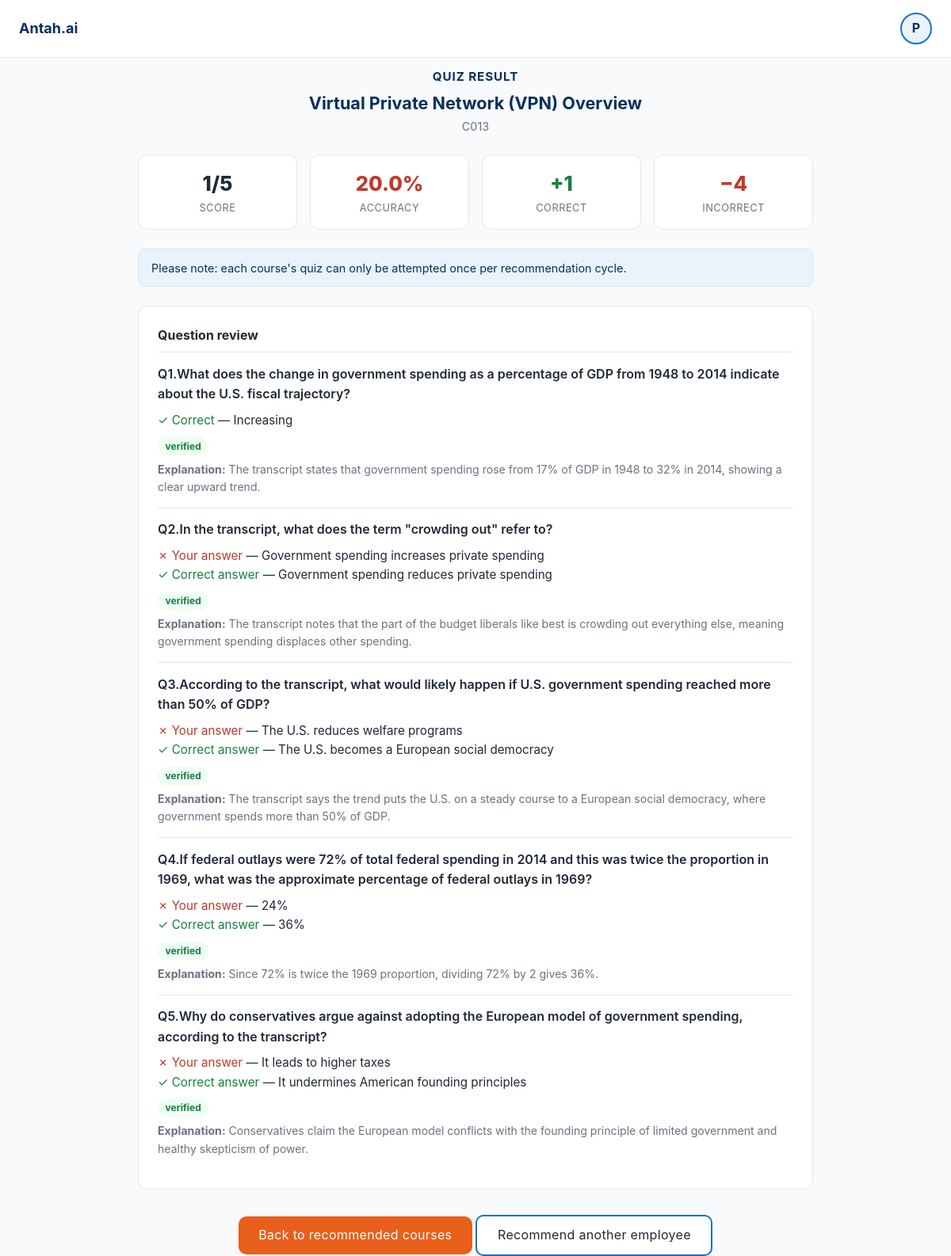
Screenshot of /quiz/6/results (signed in) with the database file from the repository.
### tables this page shows
CREATE TABLE quiz_attempts (
                id INTEGER PRIMARY KEY AUTOINCREMENT,
                user_id INTEGER NOT NULL REFERENCES users(id),
                submission_id INTEGER NOT NULL REFERENCES submissions(id),
                course_id TEXT NOT NULL,
                course_title TEXT NOT NULL,
                source_link TEXT,
                status TEXT NOT NULL DEFAULT 'generating',
                error TEXT,
                quiz TEXT,
                answers TEXT,
                score INTEGER,
                total INTEGER,
                accuracy REAL,
                created_at TEXT NOT NULL,
                finished_at TEXT
            );

### app.py (the view)
@app.route("/quiz/<int:attempt_id>/results")
@login_required
def quiz_results(attempt_id: int):
    attempt = _owned_attempt(attempt_id)
    if attempt["status"] != "graded":
        return redirect(url_for("quiz_attempt", attempt_id=attempt_id))
    review = db.graded_review(attempt_id) or {
        "score": 0, "total": 0, "accuracy": 0.0, "details": []
    }
    return render_template(
        "quiz_results.html",
        attempt=attempt,
        review=review,
        notice=settings.ONE_ATTEMPT_NOTICE,
    )

### app.py (called while the page is built)
@app.context_processor
def inject_user() -> dict:
    return {"current_user": session.get("username", "")}

def login_required(view):
    @wraps(view)
    def wrapped(*args, **kwargs):
        if "user_id" not in session:
            return redirect(url_for("login"))
        return view(*args, **kwargs)
    return wrapped

def _require_user() -> int:
    return int(session.get("user_id", 0))

def _owned_attempt(attempt_id: int) -> dict:
    attempt = db.get_attempt(attempt_id)
    if not attempt or attempt["user_id"] != _require_user():
        abort(404)
    return attempt

### db.py (called while the page is built)
def connect() -> sqlite3.Connection:
    conn = sqlite3.connect(DB_PATH)
    conn.row_factory = sqlite3.Row
    conn.execute("PRAGMA foreign_keys = ON")
    return conn

def get_attempt(attempt_id: int) -> dict | None:
    with closing(connect()) as conn:
        row = conn.execute(
            "SELECT * FROM quiz_attempts WHERE id = ?", (attempt_id,)
        ).fetchone()
    return dict(row) if row else None

def graded_review(attempt_id: int) -> dict | None:
    attempt = get_attempt(attempt_id)
    if not attempt or attempt.get("status") != "graded":
        return None
    try:
        quiz = json.loads(attempt["quiz"]) if attempt.get("quiz") else []
        answers = json.loads(attempt["answers"]) if attempt.get("answers") else {}
    except json.JSONDecodeError:
        return None
    details, score, total, accuracy = _score_answers(answers, quiz)
    return {"score": score, "total": total, "accuracy": accuracy, "details": details}

### templates/quiz_results.html (shortened to what this page needs)
{% extends 'base.html' %}
{% block content %}
<div class="center mb-1">
  <div class="section-title" style="margin:.75rem 0 .25rem;">Quiz Result</div>
  <h1 style="font-size:1.35rem; color:var(--brand-deep);">{{ attempt.course_title }}</h1>
  <p class="subtle" style="font-size:.9rem;">{{ attempt.course_id }}</p>
</div>
<div class="stats">
  <div class="stat">
    <div class="v {{ 'good' if review.score == review.total else ('bad' if review.score == 0 else '') }}">{{ review.score }}/{{ review.total }}</div>
    <div class="l">Score</div>
  </div>
  <div class="stat">
    <div class="v {{ 'good' if review.accuracy >= 60 else 'bad' }}">{{ "%.1f"|format(review.accuracy) }}%</div>
    <div class="l">Accuracy</div>
  </div>
  <div class="stat">
    <div class="v good">+{{ review.score }}</div>
    <div class="l">Correct</div>
  </div>
  <div class="stat">
    <div class="v bad">−{{ review.total - review.score }}</div>
    <div class="l">Incorrect</div>
  </div>
</div>
<div class="notice mb-3" style="font-size:.9rem;">{{ notice }}</div>
<div class="panel review" style="padding:1.5rem;">
  <h2 style="font-size:1rem; margin-bottom:.5rem;">Question review</h2>
  {% for d in review.details %}
  <div class="item">
    <p style="font-weight:600; margin-bottom:.5rem;">
      <span class="qid">Q{{ loop.index }}.</span>{{ d.question }}
    </p>
    {% if d.is_correct %}
      <p style="font-size:.95rem;"><span class="user-a ok">✓ Correct</span> — {{ d.selected_answer }}</p>
    {% else %}
      {% if d.selected_answer %}
      <p style="font-size:.95rem;"><span class="user-a">✗ Your answer</span> — {{ d.selected_answer }}</p>
      {% endif %}
      <p style="font-size:.95rem;"><span class="user-a ok">✓ Correct answer</span> — {{ d.correct_answer }}</p>
    {% endif %}
    {% set vstatus = d.verification_status or 'unverified' %}
    <p class="mt-1" style="font-size:.85rem;">
      {% if vstatus == 'verified' %}<span class="pill verified">verified</span>
      {% elif vstatus == 'flagged' %}<span class="pill flagged">flagged</span>
      {% else %}<span class="pill unverified">unverified</span>{% endif %}
    </p>
    {% if d.explanation %}
    <p class="subtle" style="font-size:.88rem; margin-top:.4rem;"><b>Explanation:</b> {{ d.explanation }}</p>
    {% endif %}
  </div>
  {% endfor %}
</div>
<div class="center mt-4 mb-4">
  <a class="btn btn-primary" href="{{ url_for('submission_results', submission_id=attempt.submission_id) }}">
    Back to recommended courses
  </a>
  <a class="btn btn-outline" href="{{ url_for('recommendation') }}">Recommend another employee</a>
</div>
{% endblock %}

### static/css/style.css (style rules this page uses)
:root { --ground: #F8FAFC; --ink: #1F2937; --ink-dim: #6B7280; --border: #E5E7EB; --card: #FFFFFF; --brand: #1573C9; --brand-deep: #06305C; --accent: #E85F1C; --accent-hover: #F2751F; --success: #15803D; --warning: #D97706; --danger: #C0392B; --red-50: #FDECEC; --blue-50: #EAF3FC; --radius: 12px; }
* { margin: 0; padding: 0; box-sizing: border-box; }
body { background: var(--ground); color: var(--ink); font: 400 16px/1.6 -apple-system, BlinkMacSystemFont, "Segoe UI", Roboto, sans-serif; -webkit-font-smoothing: antialiased; min-height: 100vh; }
a { color: var(--brand); text-decoration: none; }
.btn { display: inline-block; padding: .7rem 1.6rem; border: none; cursor: pointer; font: 600 .95rem/1 inherit; letter-spacing: .02em; text-transform: none; border-radius: 10px; transition: background .15s ease, transform .05s ease; text-decoration: none; }
.btn-primary { background: var(--accent); color: #fff; }
.btn-outline { background: #fff; color: var(--ink); border: 2px solid var(--brand); }
.panel { background: var(--card); border: 1px solid var(--border); border-radius: var(--radius); }
.subtle { color: var(--ink-dim); }
.center { text-align: center; }
.mt-1 { margin-top: .5rem; }
.mt-4 { margin-top: 2rem; }
.mb-1 { margin-bottom: .5rem; }
.mb-3 { margin-bottom: 1.5rem; }
.notice { background: var(--blue-50); border: 1px solid #cfe6fb; color: var(--brand-deep); border-radius: 9px; padding: .7rem 1rem; font-size: .875rem; }
.section-title { font-size: .95rem; font-weight: 700; text-transform: uppercase; letter-spacing: .06em; color: var(--brand-deep); margin: 1.75rem 0 .75rem; }
.stats { display: grid; grid-template-columns: repeat(auto-fit, minmax(140px, 1fr)); gap: 1rem; margin: 1.5rem 0; }
.stat { background: #fff; border: 1px solid var(--border); border-radius: var(--radius); padding: 1rem; text-align: center; }
.stat .v { font-size: 1.6rem; font-weight: 800; }
.stat .l { font-size: .8rem; color: var(--ink-dim); text-transform: uppercase; letter-spacing: .04em; }
.v.good { color: var(--success); }
.v.bad { color: var(--danger); }
.review .item { border-top: 1px solid var(--border); padding: .9rem 0; }
.review .user-a { color: var(--danger); }
.review .user-a.ok { color: var(--success); }
.pill { display: inline-block; padding: .15rem .6rem; border-radius: 999px; font-size: .75rem; font-weight: 700; }
.pill.verified { background: #f0fdf4; color: var(--success); }

### rows the page displays
quiz_attempts: course_title "Virtual Private Network (VPN) Overview", course_id "C013"

### other values shown
{{ current_user[0]|upper }} "P"
{{ review.score }} "1"
{{ review.total }} "5"
{{ "%.1f"|format(review.accuracy) }} "20.0"
{{ review.total - review.score }} "4"
{{ notice }} "Please note: each course's quiz can only be attempted once per recommendation cycle."
{{ d.question }} "What does the change in government spending as a percentage of GDP from 1948 to 2014 indicate about the U.S. fiscal trajectory?" "In the transcript, what does the term \"crowding out\" refer to?" "According to the transcript, what would likely happen if U.S. government spending reached more than 50% of GDP?" "If federal outlays were 72% of total federal spending in 2014 and this was twice the proportion in 1969, what was the approximate percentage of federal outlays in 1969?" "Why do conservatives argue against adopting the European model of government spending, according to the transcript?"
{{ d.selected_answer }} "Increasing"
{{ d.explanation }} "The transcript states that government spending rose from 17% of GDP in 1948 to 32% in 2014, showing a clear upward trend." "The transcript notes that the part of the budget liberals like best is crowding out everything else, meaning government spending displaces other spending." "The transcript says the trend puts the U.S. on a steady course to a European social democracy, where government spends more than 50% of GDP." "Since 72% is twice the 1969 proportion, dividing 72% by 2 gives 36%." "Conservatives claim the European model conflicts with the founding principle of limited government and healthy skepticism of power."
{{ d.selected_answer }} "Government spending increases private spending" "The U.S. reduces welfare programs" "24%" "It leads to higher taxes"
{{ d.correct_answer }} "Government spending reduces private spending" "The U.S. becomes a European social democracy" "36%" "It undermines American founding principles"
